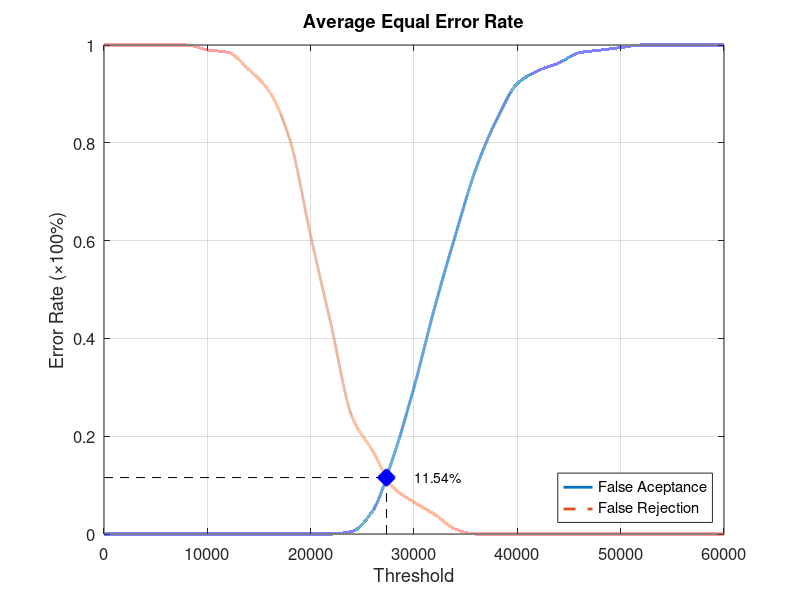
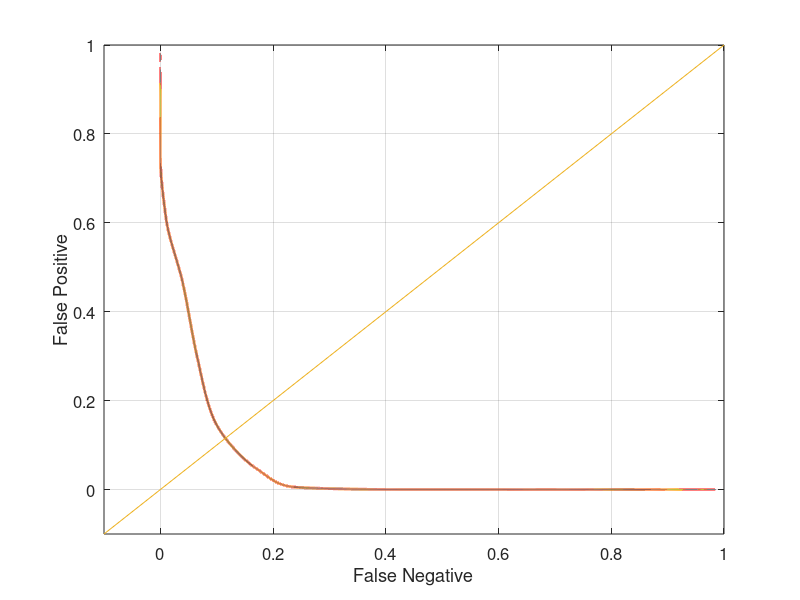

MATLAB code to generate these figures, in order:
function yEER = Database1_1
close all;
clear;
clc;
x = 0:2000:60000;
xq = 0:0.5:60000;

y0 = [0 0 0 0 0 0 0 0 0 0 0 0 0.00526316 0.0473684 0.157895 0.3 0.463158 0.610526 0.747368 0.847368 0.921053 0.947368 0.963158 0.984211 0.989474 0.994737 1 1 1 1 1];
yy0 = interp1(x, y0, xq, 'pchip');
y1 = [1 1 1 1 1 0.99 0.985 0.95 0.905 0.805 0.61 0.425 0.24 0.17 0.095 0.065 0.04 0.01 0 0 0 0 0 0 0 0 0 0 0 0 0];
yy1 = interp1(x, y1, xq, 'pchip');

% Calculating EER: 
y2 = abs(y0 - y1);
find(y2 == min(y2))
yy2 = abs(yy0 - yy1);
xEER = find(yy2 == min(yy2));
xEERIndex = xq(xEER) % X-axis EER
yEER = yy0(xEER) % Y-axis EER

main = figure
plot(xq, yy0,'-','LineWidth', 2);	hold on
plot(xq, yy1,'--','LineWidth', 2);	hold on
plot([xEERIndex xEERIndex], [0 yEER], 'k--');	hold on
plot([0 xEERIndex], [yEER yEER], 'k--');	hold on
plot(xEERIndex, yEER, 'bx', 'LineWidth', 10);	hold on
text(xEERIndex + 10 * xEERIndex / 100, yEER, [num2str(round((10000 * yEER)) / 100) '%'])
legend('False Aceptance', 'False Rejection', 'Location', 'SouthEast')
xlabel('Threshold')
ylabel('Error Rate (\times100%)')
title('Average Equal Error Rate')
set(gca, 'FontSize', 12)
axis([0 60000 0 1])
grid on

print(main, 'Database1_1Main', '-dpng');
FNRxFPR = figure('Color', [1 1 1]);
plot(yy1, yy0, '-', yy1, yy0, 'LineWidth', 2);
hold on
y = -0.1:0.1:1
plot(y, y); 
set(gca, 'FontSize', 12)
xlabel('False Negative')
ylabel('False Positive')
axis([-0.1 1 -0.1 1])
set(gca, 'FontSize', 12)
grid on

print(FNRxFPR, 'Database1_1FNRxFPR','-dpng');
end
